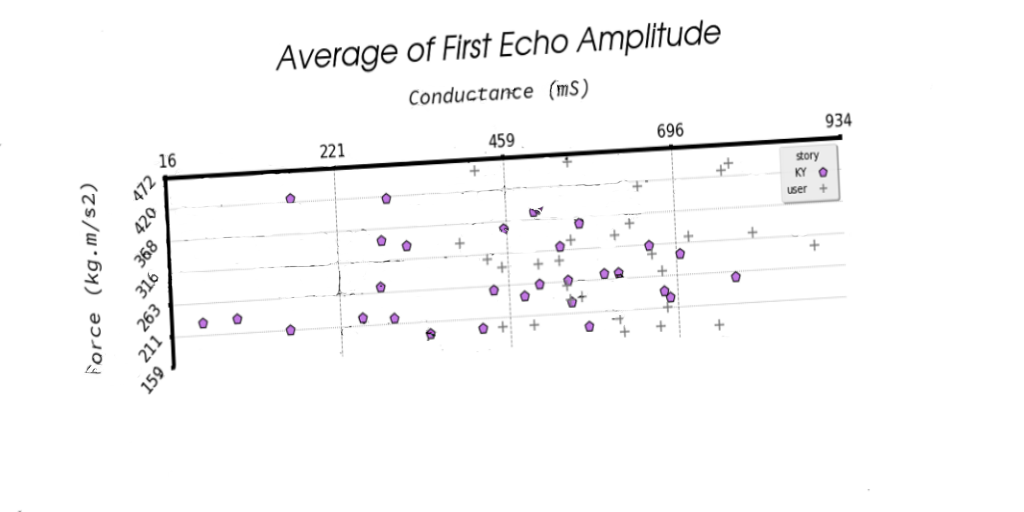
#> input picture misc/img3_clean.png, 1024 x 512 px, given in place of 20220915194538484039.png, which was not available
$ jupyter execute histogram_analysis.ipynb   (text cells are left out)
#> lines starting #> are read from the running program, lines starting #| are printed output that depends on the picture; pictures that were not available may be replaced by others from this repository, and a replacement may not be noted
[cell 1]
import numpy as np
import cv2
import matplotlib.pyplot as plt

[cell 2]
clean_image = cv2.imread("../raw_data/helvetios_challenge_dataset_training/images/20220915194538484039.png")
#> clean_image is the input picture: shape (512, 1024, 3); mean B, G, R 249.3, 249, 249.2
dirty_image = cv2.imread("../raw_data/helvetios_challenge_dataset_training/images/20220915194541155437.png")
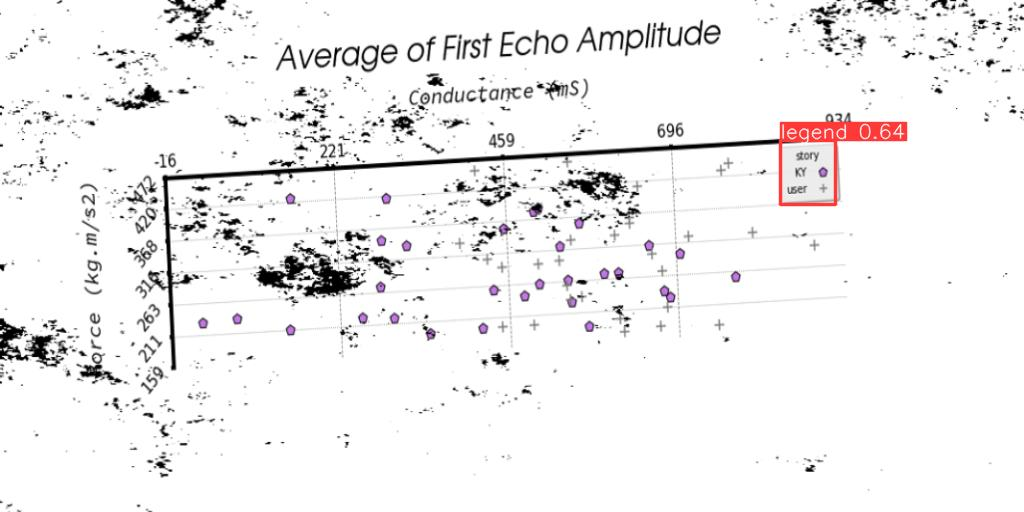
#> input picture runs/detect/exp/20220915194541155437.jpg, 1024 x 512 px, given in place of 20220915194541155437.png, which was not available
#> dirty_image is the input picture: shape (512, 1024, 3); mean B, G, R 240.7, 240.5, 241.6
plt.figure(figsize=(20,6))
plt.subplot(121)
plt.imshow(clean_image)
plt.subplot(122)
plt.imshow(dirty_image)
plt.show()
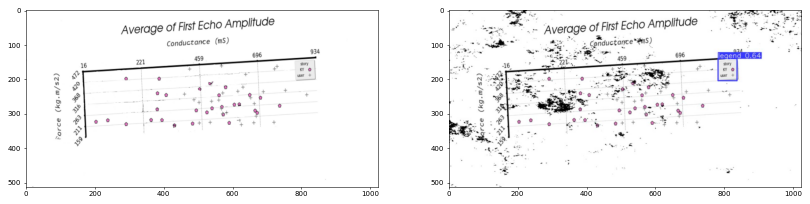
#> figure drawn by matplotlib, 2 panels; B, G, R data is drawn as R, G, B

[cell 3]
clean_image_g = cv2.cvtColor(clean_image, cv2.COLOR_BGR2GRAY)
dirty_image_g = cv2.cvtColor(dirty_image, cv2.COLOR_BGR2GRAY)

[cell 4]
plt.figure(figsize=(12,3))
ax = plt.subplot(121)
histr_clean = cv2.calcHist([clean_image_g],[0],None,[256],[0,256])
#> histr_clean = 256 values, max 475051 at index 255, min 42 at index 26, mean 2048
plt.plot(histr_clean)
plt.subplot(122, sharey=ax)
histr_dirty = cv2.calcHist([dirty_image_g],[0],None,[256],[0,256])
#> histr_dirty = 256 values, max 390406 at index 255, min 110 at index 26, mean 2048
plt.plot(histr_dirty)
plt.show()
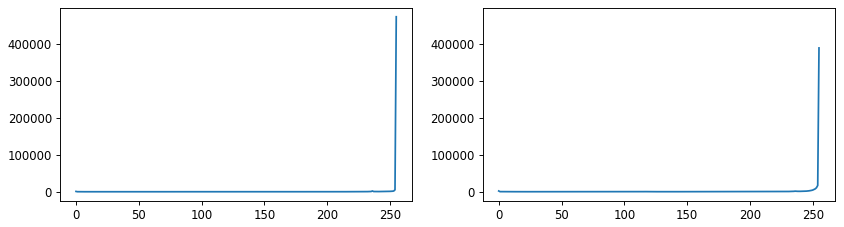
#> figure drawn by matplotlib, 2 panels; panel 1: curve peaks at x = 255, y = 475051; panel 2: curve peaks at x = 255, y = 390406

[cell 5]
plt.figure(figsize=(12,3))
ax = plt.subplot(121)
plt.ylim(-50, 10000)
histr_clean = cv2.calcHist([clean_image_g],[0],None,[256],[0,256])
plt.plot(histr_clean)
plt.subplot(122, sharey=ax)
histr_dirty = cv2.calcHist([dirty_image_g],[0],None,[256],[0,256])
plt.plot(histr_dirty)
plt.show()
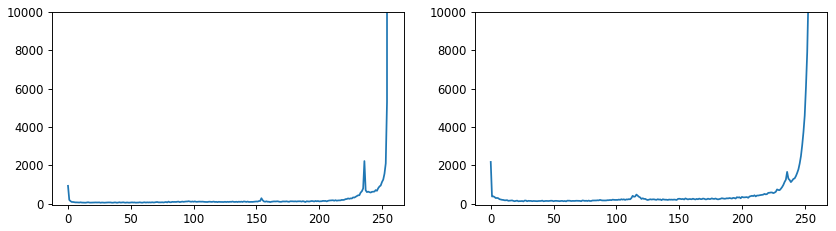
#> figure drawn by matplotlib, 2 panels; panel 1: curve peaks at x = 255, y = 475051; panel 2: curve peaks at x = 255, y = 390406
